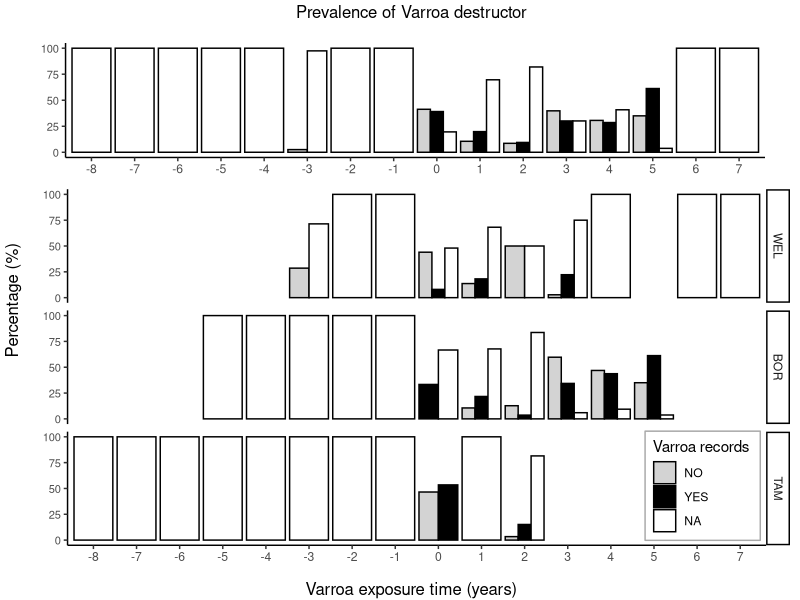
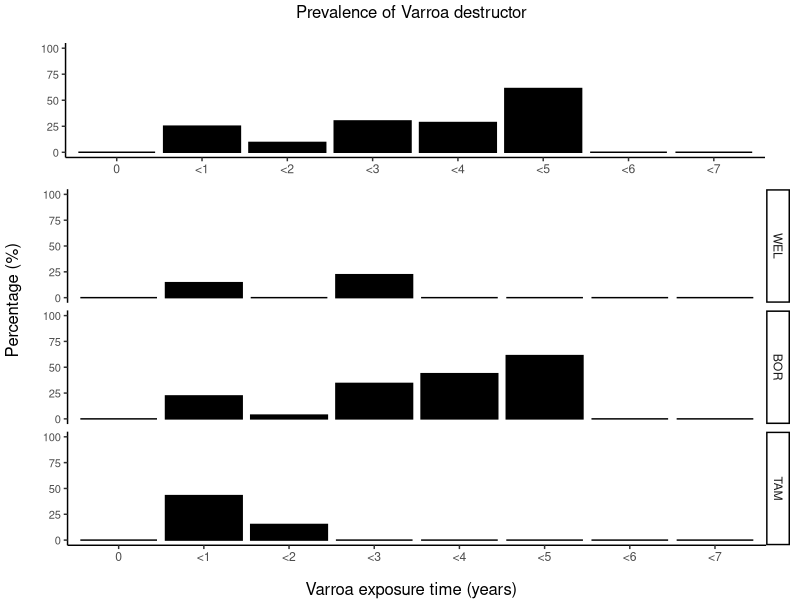
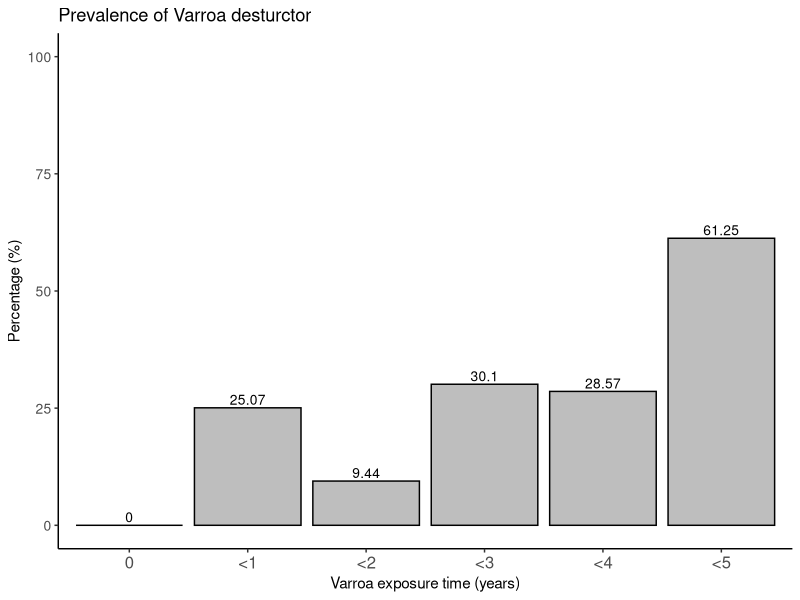
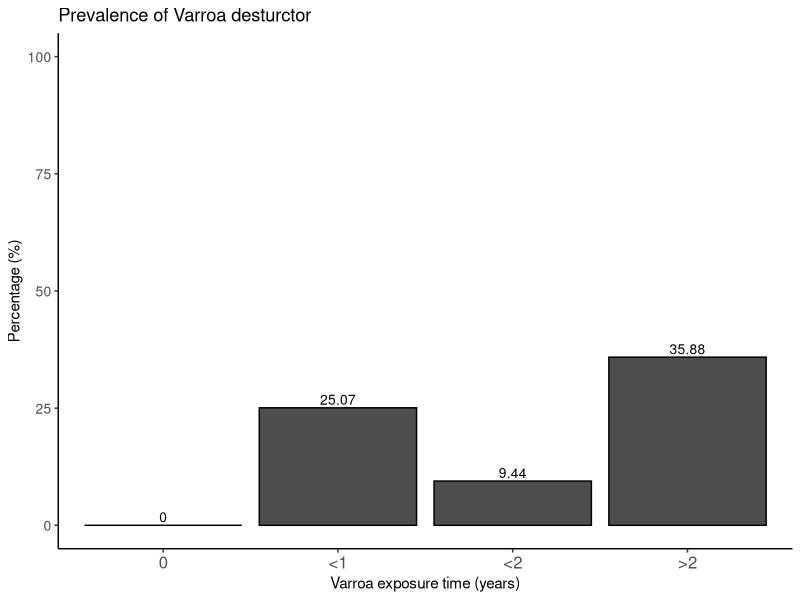

The R source for these figures, in order: (Note: this script raises an error after producing the figures.)
##############################################################################
##                                                                          ##   
## Author: Sherry Lin                                                       ##
## Student ID: u6890762                                                     ##
## Project: evolution of bee viruses                                        ##
## Purpose: Varroa presence, using different data to see when Varroa had    ##
##          arrived at various sites                                        ##
## Version: 16                                                              ##
## Date: 22/09/20                                                           ##
##                                                                          ##
##############################################################################

library(ggplot2)
library(dplyr)
library(ggpubr)

rm(list = ls())

data <- read.csv("new_meta.csv")
data <- data[which(data$Geocluster=='WEL'|data$Geocluster=='BOR'|data$Geocluster=='TAM'|data$Geocluster=="VER"), ]

Sys.setlocale("LC_TIME", "English")
data$Date <- as.Date(paste(data$Year,data$Mo,data$Day,sep='-'), "%Y-%m-%d")

# Date:first Varroa detection
data$Date.V <- '1995-4-11'
data$Date.V[which(data$Geocluster=="BOR")] <- "1992-4-8"
data$Date.V[which(data$Geocluster=="WEL")] <- "1994-4-27"
data$Date.V[which(data$Geocluster=="VER")] <- NA
data$Date.V <- as.Date(data$Date.V)

data$Year.V <- 1995
data$Year.V[which(data$Geocluster=="BOR")] <- 1992
data$Year.V[which(data$Geocluster=="WEL")] <- 1994
data$Year.V[which(data$Geocluster=='VER')] <- NA
data$month <- difftime(data$Date,data$Date.V,units="days")/30
data$quarter <- difftime(data$Date,data$Date.V,units='days')/90
data$year <- difftime(data$Date,data$Date.V,units='days')/365

for (i in 1:2761) {
  if(is.na(data$year[i])&data$Geocluster[i]!='VER'){data$year[i] <- data$Year[i]-data$Year.V[i]}
}


data$year.1 <- NA
for(i in 1:2761){
  if(data$year[i]<0 & !is.na(data$year[i])){data$year.1[i] <- -ceiling(abs(data$year[i]))}
  else if(data$year[i]>=0 & !is.na(data$year[i])){data$year.1[i] <- ceiling(data$year[i])}
}

data$year.2[which(data$year.1==7)] <-'<7'
data$year.2[which(data$year.1==6)] <-'<6'
data$year.2[which(data$year.1==5)] <-'<5'
data$year.2[which(data$year.1==4)] <-'<4'
data$year.2[which(data$year.1==3)] <-'<3'
data$year.2[which(data$year.1==2)] <-'<2'
data$year.2[which(data$year.1==1|data$year.1==0)] <-'<1'
data$year.2[which(data$year.1<0|is.na(data$year.1))] <- '0'

data$year.3[data$year.1==7|data$year.1==6|data$year.1==5|data$year.1==4|data$year.1==3] <- '>2'
data$year.3[data$year.1==2] <- '<2'
data$year.3[data$year.1==1|data$year.1==0] <- '<1'
data$year.3[data$year.1<0|is.na(data$year.1)] <- '0'

#================================================================================
data_all <- data %>%
  group_by(year.1,Varroa) %>%
  summarise(count=length(ID)) %>%
  group_by(year.1) %>%
  mutate(total=sum(count),percent=round(100*count/total,2))

data_g <- data %>% 
  group_by(year.1, Geocluster, Varroa) %>% 
  summarise(count=length(ID)) %>% 
  group_by(year.1, Geocluster) %>% 
  mutate(total=sum(count), percent=round(100*count/total,2))

data_g$Geocluster <- ordered(data_g$Geocluster, level=c("WEL","BOR","TAM","VER"))

#------------------------------------------------------------------------------------
# Varroa_all: NO,YES,NA

a<-ggplot(data_g[-which(is.na(data_g$year.1)),], aes(x=as.factor(year.1), y=percent, fill=Varroa))+
  geom_bar(stat="identity",position=position_dodge(),color='black')+
  facet_grid(rows=vars(Geocluster))+
  scale_fill_manual(values = c('lightgrey','black'),na.value='white')+
  labs(x="",y="",fill='Varroa records')+
  theme_classic()+
  theme(legend.justification=c(0.99,0.02),legend.position=c(0.99,0.02),
        legend.background = element_rect(linetype="solid",colour ="darkgrey"),
        plot.margin=unit(c(0,0.5,-0.3,0),"lines"),
        axis.text.y=element_text(size=8))


b<-ggplot(data_all[-which(is.na(data_all$year.1)),], aes(x=as.factor(year.1), y=percent,fill=Varroa))+
  geom_bar(stat="identity",position=position_dodge(),color='black')+
  labs(x="",y="")+
  scale_fill_manual(values = c('lightgrey','black'),na.value='white')+
  theme_classic()+
  theme(legend.position='none',plot.margin=unit(c(1,1.75,-0.3,-0.1),"lines"),
        axis.text.y=element_text(size=8))

c <- ggarrange(b,a,nrow=2,ncol=1,heights=c(0.3, 0.7))
c <- annotate_figure(c,
                     top=text_grob(paste("Prevalence of Varroa destructor"),size=12),
                     bottom=text_grob("Varroa exposure time (years)"),
                     left = text_grob("Percentage (%)",rot = 90))
print(c)

#===========================================================================================
## exposure time groups: 0,<1,<2,<3,<4,<5,<6,<7
data_all <- data %>%
  group_by(year.2,Varroa) %>%
  summarise(count=length(ID)) %>%
  group_by(year.2) %>%
  mutate(total=sum(count),percent=round(100*count/total,2))

data_all <- ungroup(data_all)
data_all  <- data_all %>% add_row(year.2='0',Varroa='YES',count=0,total=0,percent=0) %>%
  add_row(year.2='<6',Varroa='YES',count=0,total=0,percent=0) %>%
  add_row(year.2='<7',Varroa='YES',count=0,total=0,percent=0)

data_all$year.2 <- ordered(data_all$year.2, levels=c('0','<1','<2','<3','<4','<5','<6','<7'))


data_g <- data %>% 
  group_by(year.2, Geocluster, Varroa) %>% 
  summarise(count=length(ID)) %>% 
  group_by(year.2, Geocluster) %>% 
  mutate(total=sum(count), percent=round(100*count/total,2))

data_g <- ungroup(data_g)
data_g <- data_g %>% add_row(year.2='<2',Geocluster='WEL',Varroa='YES',count=0,total=0,percent=0) %>%
  add_row(year.2='<3',Geocluster='TAM',Varroa='YES',count=0,total=0,percent=0) %>%
  add_row(year.2='<4',Geocluster='TAM',Varroa='YES',count=0,total=0,percent=0) %>%
  add_row(year.2='<4',Geocluster='WEL',Varroa='YES',count=0,total=0,percent=0) %>%
  add_row(year.2='<5',Geocluster='WEL',Varroa='YES',count=0,total=0,percent=0) %>%
  add_row(year.2='<5',Geocluster='TAM',Varroa='YES',count=0,total=0,percent=0) %>%
  add_row(year.2='<6',Geocluster='WEL',Varroa='YES',count=0,total=0,percent=0) %>%
  add_row(year.2='<6',Geocluster='BOR',Varroa='YES',count=0,total=0,percent=0) %>%
  add_row(year.2='<6',Geocluster='TAM',Varroa='YES',count=0,total=0,percent=0) %>%
  add_row(year.2='<7',Geocluster='WEL',Varroa='YES',count=0,total=0,percent=0) %>%
  add_row(year.2='<7',Geocluster='BOR',Varroa='YES',count=0,total=0,percent=0) %>%
  add_row(year.2='<7',Geocluster='TAM',Varroa='YES',count=0,total=0,percent=0) %>%
  add_row(year.2='0', Geocluster='WEL',Varroa='YES',count=0,total=0,percent=0) %>%
  add_row(year.2='0', Geocluster='BOR',Varroa='YES',count=0,total=0,percent=0) %>%
  add_row(year.2='0', Geocluster='TAM',Varroa='YES',count=0,total=0,percent=0)
  

data_g$year.2 <- ordered(data_g$year.2, levels=c('0','<1','<2','<3','<4','<5','<6','<7'))
data_g$Geocluster <- ordered(data_g$Geocluster, level=c("WEL","BOR","TAM","VER"))

# Varroa: YES

a<-ggplot(data_g[which(data_g$Varroa=="YES"), ], aes(x=year.2, y=percent))+
  geom_bar(stat="identity",fill='black',color='black')+
  ylim(c(0,100))+
  facet_grid(rows=vars(Geocluster))+
  labs(x="",y="")+
  theme_classic()+
  theme(plot.margin=unit(c(0,0.5,-0.3,0),"lines"),
        axis.text.y=element_text(size=8))

b<-ggplot(data_all[which(data_all$Varroa=="YES"), ], aes(x=year.2, y=percent))+
  geom_bar(stat="identity",fill='black',color='black')+
  ylim(c(0,100))+
  labs(x="",y="")+
  theme_classic()+
  theme(plot.margin=unit(c(1,1.75,-0.3,-0.1),"lines"),
        axis.text.y=element_text(size=8))

c <- ggarrange(b,a,nrow=2,ncol=1,heights=c(0.3, 0.7))
c <- annotate_figure(c,
                     top=text_grob(paste("Prevalence of Varroa destructor"),size=12),
                     bottom=text_grob("Varroa exposure time (years)"),
                     left = text_grob("Percentage (%)",rot = 90))
print(c)



ggplot(data_all[which(data_all$Varroa=="YES"&data_all$year.2!='<6'&data_all$year.2!='<7'),], aes(x=year.2, y=percent))+
  geom_bar(stat="identity",fill='grey',color='black')+
  ylim(c(0,100))+
  geom_text(aes(label=percent),position = position_dodge(0.8),
            vjust = -0.3, size = 3.5)+
  labs(title="Prevalence of Varroa desturctor",x="Varroa exposure time (years)",y="Percentage (%)")+
  theme_classic()+
  theme(legend.position='none',
        axis.text.x = element_text(size=12),
        axis.text.y = element_text(size=10))+
  scale_x_discrete(labels=c('0','<1','<2','<3','<4','<5','<6','<7'))

#-------------------------------------------------------------------------------------------------------
data_all <- data %>%
  group_by(year.3,Varroa) %>%
  summarise(count=length(ID)) %>%
  group_by(year.3) %>%
  mutate(total=sum(count),percent=round(100*count/total,2))

data_all <- ungroup(data_all)
data_all  <- data_all %>% add_row(year.3='0',Varroa='YES',count=0,total=0,percent=0)
data_all$year.3 <- factor(data_all$year.3,levels=c('0','<1','<2','>2'))

ggplot(data_all[which(data_all$Varroa=="YES"),], aes(x=year.3, y=percent))+
  geom_bar(stat="identity",fill='grey30',color='black')+
  ylim(c(0,100))+
  geom_text(aes(label=percent),position = position_dodge(0.8),
            vjust = -0.3, size = 3.5)+
  labs(title="Prevalence of Varroa desturctor",x="Varroa exposure time (years)",y="Percentage (%)")+
  theme_classic()+
  theme(legend.position='none',
        axis.text.x = element_text(size=12),
        axis.text.y = element_text(size=10))+
  scale_x_discrete(labels=c('0','<1','<2','>2'))



result <- glm(as.factor(Varroa)~year.2, data=data_all, family=binomial(link='logit'))

data$year.3 <- factor(data$year.3, levels=c('0','<1','<2','>2'))
dt <- table(data$Varroa,data$year.3); dt
a <- chisq.test(dt,simulate.p.value = T)


 